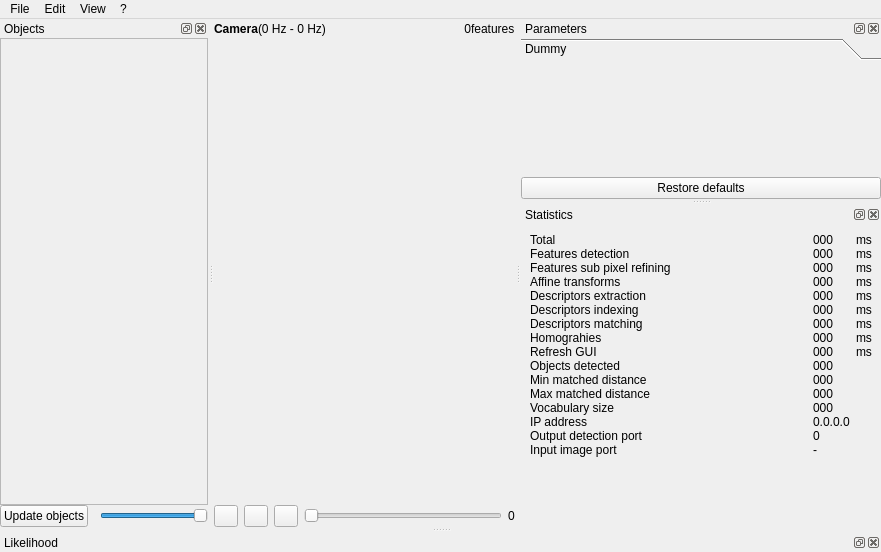
<?xml version="1.0" encoding="UTF-8"?>
<ui version="4.0">
    <class>mainWindow</class>
    <widget class="QMainWindow" name="mainWindow">
        <property name="geometry">
            <rect>
                <x>0</x>
                <y>0</y>
                <width>881</width>
                <height>552</height>
            </rect>
        </property>
        <property name="windowTitle">
            <string>Find-Object</string>
        </property>
        <property name="windowIcon">
            <iconset resource="../resources.qrc">
                <normaloff>:/images/resources/Find-Object.png</normaloff>:/images/resources/Find-Object.png
            </iconset>
        </property>
        <widget class="QWidget" name="centralwidget">
            <layout class="QVBoxLayout" name="verticalLayout_8">
                <property name="spacing">
                    <number>0</number>
                </property>
                <property name="margin">
                    <number>0</number>
                </property>
                <item>
                    <widget class="find_object::ImageDropWidget" name="imageDrop_scene" native="true">
                        <layout class="QVBoxLayout" name="verticalLayout" stretch="0,1,0">
                            <property name="spacing">
                                <number>0</number>
                            </property>
                            <property name="margin">
                                <number>0</number>
                            </property>
                            <item>
                                <layout class="QHBoxLayout" name="horizontalLayout_2">
                                    <item>
                                        <widget class="QLabel" name="label_5">
                                            <property name="font">
                                                <font>
                                                    <weight>75</weight>
                                                    <bold>true</bold>
                                                </font>
                                            </property>
                                            <property name="text">
                                                <string>Camera</string>
                                            </property>
                                        </widget>
                                    </item>
                                    <item>
                                        <widget class="QLabel" name="label_timeRefreshRate">
                                            <property name="text">
                                                <string>(0 Hz - 0 Hz)</string>
                                            </property>
                                        </widget>
                                    </item>
                                    <item>
                                        <spacer name="horizontalSpacer_2">
                                            <property name="orientation">
                                                <enum>Qt::Horizontal</enum>
                                            </property>
                                            <property name="sizeHint" stdset="0">
                                                <size>
                                                    <width>40</width>
                                                    <height>20</height>
                                                </size>
                                            </property>
                                        </spacer>
                                    </item>
                                    <item>
                                        <widget class="QLabel" name="label_detectorDescriptorType">
                                            <property name="text">
                                                <string/>
                                            </property>
                                        </widget>
                                    </item>
                                    <item>
                                        <spacer name="horizontalSpacer">
                                            <property name="orientation">
                                                <enum>Qt::Horizontal</enum>
                                            </property>
                                            <property name="sizeHint" stdset="0">
                                                <size>
                                                    <width>40</width>
                                                    <height>20</height>
                                                </size>
                                            </property>
                                        </spacer>
                                    </item>
                                    <item>
                                        <widget class="QLabel" name="label_nfeatures">
                                            <property name="text">
                                                <string>0</string>
                                            </property>
                                            <property name="alignment">
                                                <set>Qt::AlignRight|Qt::AlignTrailing|Qt::AlignVCenter</set>
                                            </property>
                                        </widget>
                                    </item>
                                    <item>
                                        <widget class="QLabel" name="label_15">
                                            <property name="text">
                                                <string>features</string>
                                            </property>
                                        </widget>
                                    </item>
                                </layout>
                            </item>
                            <item>
                                <widget class="find_object::ObjWidget" name="imageView_source" native="true"/>
                            </item>
                            <item>
                                <layout class="QHBoxLayout" name="horizontalLayout">
                                    <item>
                                        <widget class="QWidget" name="widget_controls" native="true">
                                            <layout class="QHBoxLayout" name="horizontalLayout_4">
                                                <property name="margin">
                                                    <number>0</number>
                                                </property>
                                                <item>
                                                    <widget class="QPushButton" name="pushButton_play">
                                                        <property name="sizePolicy">
                                                            <sizepolicy hsizetype="Minimum" vsizetype="Fixed">
                                                                <horstretch>0</horstretch>
                                                                <verstretch>0</verstretch>
                                                            </sizepolicy>
                                                        </property>
                                                        <property name="maximumSize">
                                                            <size>
                                                                <width>24</width>
                                                                <height>24</height>
                                                            </size>
                                                        </property>
                                                        <property name="text">
                                                            <string/>
                                                        </property>
                                                        <property name="icon">
                                                            <iconset resource="../resources.qrc">
                                                                <normaloff>
                                                                    :/images/resources/TheWorkingGroup_video_play.ico
                                                                </normaloff>
                                                                :/images/resources/TheWorkingGroup_video_play.ico
                                                            </iconset>
                                                        </property>
                                                    </widget>
                                                </item>
                                                <item>
                                                    <widget class="QPushButton" name="pushButton_pause">
                                                        <property name="maximumSize">
                                                            <size>
                                                                <width>24</width>
                                                                <height>24</height>
                                                            </size>
                                                        </property>
                                                        <property name="text">
                                                            <string/>
                                                        </property>
                                                        <property name="icon">
                                                            <iconset resource="../resources.qrc">
                                                                <normaloff>
                                                                    :/images/resources/TheWorkingGroup_video_pause.ico
                                                                </normaloff>
                                                                :/images/resources/TheWorkingGroup_video_pause.ico
                                                            </iconset>
                                                        </property>
                                                    </widget>
                                                </item>
                                                <item>
                                                    <widget class="QPushButton" name="pushButton_stop">
                                                        <property name="maximumSize">
                                                            <size>
                                                                <width>24</width>
                                                                <height>24</height>
                                                            </size>
                                                        </property>
                                                        <property name="text">
                                                            <string/>
                                                        </property>
                                                        <property name="icon">
                                                            <iconset resource="../resources.qrc">
                                                                <normaloff>
                                                                    :/images/resources/TheWorkingGroup_video_stop.ico
                                                                </normaloff>
                                                                :/images/resources/TheWorkingGroup_video_stop.ico
                                                            </iconset>
                                                        </property>
                                                    </widget>
                                                </item>
                                                <item>
                                                    <widget class="QSlider" name="horizontalSlider_frames">
                                                        <property name="focusPolicy">
                                                            <enum>Qt::ClickFocus</enum>
                                                        </property>
                                                        <property name="minimum">
                                                            <number>0</number>
                                                        </property>
                                                        <property name="orientation">
                                                            <enum>Qt::Horizontal</enum>
                                                        </property>
                                                    </widget>
                                                </item>
                                                <item>
                                                    <widget class="QLabel" name="label_frame">
                                                        <property name="text">
                                                            <string>0</string>
                                                        </property>
                                                    </widget>
                                                </item>
                                            </layout>
                                        </widget>
                                    </item>
                                </layout>
                            </item>
                        </layout>
                    </widget>
                </item>
            </layout>
        </widget>
        <widget class="QMenuBar" name="menubar">
            <property name="geometry">
                <rect>
                    <x>0</x>
                    <y>0</y>
                    <width>881</width>
                    <height>22</height>
                </rect>
            </property>
            <widget class="QMenu" name="menuFile">
                <property name="title">
                    <string>File</string>
                </property>
                <addaction name="actionLoad_session"/>
                <addaction name="actionSave_session"/>
                <addaction name="separator"/>
                <addaction name="actionLoad_objects"/>
                <addaction name="actionSave_objects"/>
                <addaction name="separator"/>
                <addaction name="actionLoad_vocabulary"/>
                <addaction name="actionSave_vocabulary"/>
                <addaction name="separator"/>
                <addaction name="actionLoad_settings"/>
                <addaction name="actionSave_settings"/>
                <addaction name="separator"/>
                <addaction name="actionExit"/>
            </widget>
            <widget class="QMenu" name="menuEdit">
                <property name="title">
                    <string>Edit</string>
                </property>
                <addaction name="actionAdd_object_from_scene"/>
                <addaction name="actionAdd_objects_from_files"/>
                <addaction name="separator"/>
                <addaction name="actionLoad_scene_from_file"/>
                <addaction name="actionCamera_from_directory_of_images"/>
                <addaction name="actionCamera_from_video_file"/>
                <addaction name="actionCamera_from_TCP_IP"/>
                <addaction name="separator"/>
                <addaction name="actionStart_camera"/>
                <addaction name="actionPause_camera"/>
                <addaction name="actionStop_camera"/>
                <addaction name="separator"/>
                <addaction name="actionRestore_all_default_settings"/>
                <addaction name="separator"/>
                <addaction name="actionRemove_all_objects"/>
            </widget>
            <widget class="QMenu" name="menuView">
                <property name="title">
                    <string>View</string>
                </property>
                <addaction name="actionHide_objects_features"/>
                <addaction name="actionShow_objects_features"/>
                <addaction name="separator"/>
            </widget>
            <widget class="QMenu" name="menu">
                <property name="title">
                    <string>?</string>
                </property>
                <addaction name="actionAbout"/>
            </widget>
            <addaction name="menuFile"/>
            <addaction name="menuEdit"/>
            <addaction name="menuView"/>
            <addaction name="menu"/>
        </widget>
        <widget class="QDockWidget" name="dockWidget_parameters">
            <property name="minimumSize">
                <size>
                    <width>360</width>
                    <height>168</height>
                </size>
            </property>
            <property name="floating">
                <bool>false</bool>
            </property>
            <property name="windowTitle">
                <string>Parameters</string>
            </property>
            <attribute name="dockWidgetArea">
                <number>2</number>
            </attribute>
            <widget class="QWidget" name="dockWidgetContents">
                <layout class="QVBoxLayout" name="verticalLayout_4">
                    <property name="spacing">
                        <number>0</number>
                    </property>
                    <property name="margin">
                        <number>0</number>
                    </property>
                    <item>
                        <widget class="find_object::ParametersToolBox" name="toolBox">
                            <property name="currentIndex">
                                <number>0</number>
                            </property>
                            <widget class="QWidget" name="page_1">
                                <property name="geometry">
                                    <rect>
                                        <x>0</x>
                                        <y>0</y>
                                        <width>348</width>
                                        <height>76</height>
                                    </rect>
                                </property>
                                <attribute name="label">
                                    <string>Dummy</string>
                                </attribute>
                                <layout class="QVBoxLayout" name="verticalLayout_5"/>
                            </widget>
                        </widget>
                    </item>
                    <item>
                        <widget class="QPushButton" name="pushButton_restoreDefaults">
                            <property name="text">
                                <string>Restore defaults</string>
                            </property>
                        </widget>
                    </item>
                </layout>
            </widget>
        </widget>
        <widget class="QDockWidget" name="dockWidget_objects">
            <property name="minimumSize">
                <size>
                    <width>208</width>
                    <height>196</height>
                </size>
            </property>
            <property name="windowTitle">
                <string>Objects</string>
            </property>
            <attribute name="dockWidgetArea">
                <number>1</number>
            </attribute>
            <widget class="QWidget" name="dockWidgetContents_2">
                <layout class="QVBoxLayout" name="verticalLayout_6">
                    <property name="margin">
                        <number>0</number>
                    </property>
                    <item>
                        <widget class="find_object::ImageDropWidget" name="imageDrop_objects" native="true">
                            <layout class="QVBoxLayout" name="verticalLayout_3">
                                <property name="spacing">
                                    <number>0</number>
                                </property>
                                <property name="margin">
                                    <number>0</number>
                                </property>
                                <item>
                                    <widget class="QScrollArea" name="objects_area">
                                        <property name="minimumSize">
                                            <size>
                                                <width>150</width>
                                                <height>0</height>
                                            </size>
                                        </property>
                                        <property name="widgetResizable">
                                            <bool>true</bool>
                                        </property>
                                        <widget class="QWidget" name="scrollAreaWidgetContents">
                                            <property name="geometry">
                                                <rect>
                                                    <x>0</x>
                                                    <y>0</y>
                                                    <width>222</width>
                                                    <height>425</height>
                                                </rect>
                                            </property>
                                            <layout class="QVBoxLayout" name="verticalLayout_objects">
                                                <property name="spacing">
                                                    <number>0</number>
                                                </property>
                                                <property name="margin">
                                                    <number>0</number>
                                                </property>
                                                <item>
                                                    <spacer name="verticalSpacer">
                                                        <property name="orientation">
                                                            <enum>Qt::Vertical</enum>
                                                        </property>
                                                        <property name="sizeHint" stdset="0">
                                                            <size>
                                                                <width>20</width>
                                                                <height>230</height>
                                                            </size>
                                                        </property>
                                                    </spacer>
                                                </item>
                                            </layout>
                                        </widget>
                                    </widget>
                                </item>
                                <item>
                                    <layout class="QHBoxLayout" name="horizontalLayout_3">
                                        <property name="spacing">
                                            <number>12</number>
                                        </property>
                                        <item>
                                            <widget class="QPushButton" name="pushButton_updateObjects">
                                                <property name="text">
                                                    <string>Update objects</string>
                                                </property>
                                            </widget>
                                        </item>
                                        <item>
                                            <widget class="QSlider" name="horizontalSlider_objectsSize">
                                                <property name="minimumSize">
                                                    <size>
                                                        <width>20</width>
                                                        <height>0</height>
                                                    </size>
                                                </property>
                                                <property name="focusPolicy">
                                                    <enum>Qt::ClickFocus</enum>
                                                </property>
                                                <property name="maximum">
                                                    <number>100</number>
                                                </property>
                                                <property name="value">
                                                    <number>100</number>
                                                </property>
                                                <property name="orientation">
                                                    <enum>Qt::Horizontal</enum>
                                                </property>
                                            </widget>
                                        </item>
                                    </layout>
                                </item>
                            </layout>
                        </widget>
                    </item>
                </layout>
            </widget>
        </widget>
        <widget class="QDockWidget" name="dockWidget_plot">
            <property name="windowTitle">
                <string>Likelihood</string>
            </property>
            <attribute name="dockWidgetArea">
                <number>8</number>
            </attribute>
            <widget class="QWidget" name="dockWidgetContents_3">
                <layout class="QVBoxLayout" name="verticalLayout_7">
                    <property name="spacing">
                        <number>0</number>
                    </property>
                    <property name="margin">
                        <number>0</number>
                    </property>
                    <item>
                        <widget class="UPlot" name="likelihoodPlot" native="true"/>
                    </item>
                </layout>
            </widget>
        </widget>
        <widget class="QDockWidget" name="dockWidget_statistics">
            <property name="windowTitle">
                <string>Statistics</string>
            </property>
            <attribute name="dockWidgetArea">
                <number>2</number>
            </attribute>
            <widget class="QWidget" name="dockWidgetContents_4">
                <layout class="QVBoxLayout" name="verticalLayout_2">
                    <item>
                        <layout class="QGridLayout" name="gridLayout" columnstretch="1,0,0">
                            <property name="horizontalSpacing">
                                <number>6</number>
                            </property>
                            <property name="verticalSpacing">
                                <number>0</number>
                            </property>
                            <item row="5" column="1">
                                <widget class="QLabel" name="label_timeIndexing">
                                    <property name="text">
                                        <string>000</string>
                                    </property>
                                </widget>
                            </item>
                            <item row="6" column="1">
                                <widget class="QLabel" name="label_timeMatching">
                                    <property name="text">
                                        <string>000</string>
                                    </property>
                                </widget>
                            </item>
                            <item row="5" column="2">
                                <widget class="QLabel" name="label_9">
                                    <property name="text">
                                        <string>ms</string>
                                    </property>
                                </widget>
                            </item>
                            <item row="6" column="2">
                                <widget class="QLabel" name="label_10">
                                    <property name="text">
                                        <string>ms</string>
                                    </property>
                                </widget>
                            </item>
                            <item row="0" column="2">
                                <widget class="QLabel" name="label_16">
                                    <property name="text">
                                        <string>ms</string>
                                    </property>
                                </widget>
                            </item>
                            <item row="12" column="0">
                                <widget class="QLabel" name="label_17">
                                    <property name="text">
                                        <string>Vocabulary size</string>
                                    </property>
                                </widget>
                            </item>
                            <item row="12" column="1">
                                <widget class="QLabel" name="label_vocabularySize">
                                    <property name="text">
                                        <string>000</string>
                                    </property>
                                </widget>
                            </item>
                            <item row="13" column="0">
                                <widget class="QLabel" name="label_18">
                                    <property name="text">
                                        <string>IP address</string>
                                    </property>
                                </widget>
                            </item>
                            <item row="14" column="0">
                                <widget class="QLabel" name="label_19">
                                    <property name="text">
                                        <string>Output detection port</string>
                                    </property>
                                </widget>
                            </item>
                            <item row="13" column="1">
                                <widget class="QLabel" name="label_ipAddress">
                                    <property name="text">
                                        <string>0.0.0.0</string>
                                    </property>
                                </widget>
                            </item>
                            <item row="14" column="1">
                                <widget class="QLabel" name="label_port">
                                    <property name="text">
                                        <string>0</string>
                                    </property>
                                </widget>
                            </item>
                            <item row="9" column="0">
                                <widget class="QLabel" name="label_20">
                                    <property name="text">
                                        <string>Objects detected</string>
                                    </property>
                                </widget>
                            </item>
                            <item row="9" column="1">
                                <widget class="QLabel" name="label_objectsDetected">
                                    <property name="text">
                                        <string>000</string>
                                    </property>
                                </widget>
                            </item>
                            <item row="7" column="1">
                                <widget class="QLabel" name="label_timeHomographies">
                                    <property name="text">
                                        <string>000</string>
                                    </property>
                                </widget>
                            </item>
                            <item row="15" column="0">
                                <widget class="QLabel" name="label_21">
                                    <property name="text">
                                        <string>Input image port</string>
                                    </property>
                                </widget>
                            </item>
                            <item row="15" column="1">
                                <widget class="QLabel" name="label_port_image">
                                    <property name="text">
                                        <string>-</string>
                                    </property>
                                </widget>
                            </item>
                            <item row="3" column="0">
                                <widget class="QLabel" name="label_22">
                                    <property name="text">
                                        <string>Affine transforms</string>
                                    </property>
                                </widget>
                            </item>
                            <item row="5" column="0">
                                <widget class="QLabel" name="label_8">
                                    <property name="text">
                                        <string>Descriptors indexing</string>
                                    </property>
                                </widget>
                            </item>
                            <item row="7" column="2">
                                <widget class="QLabel" name="label_12">
                                    <property name="text">
                                        <string>ms</string>
                                    </property>
                                </widget>
                            </item>
                            <item row="10" column="1">
                                <widget class="QLabel" name="label_minMatchedDistance">
                                    <property name="text">
                                        <string>000</string>
                                    </property>
                                </widget>
                            </item>
                            <item row="10" column="0">
                                <widget class="QLabel" name="label_13">
                                    <property name="text">
                                        <string>Min matched distance</string>
                                    </property>
                                </widget>
                            </item>
                            <item row="11" column="0">
                                <widget class="QLabel" name="label_14">
                                    <property name="text">
                                        <string>Max matched distance</string>
                                    </property>
                                </widget>
                            </item>
                            <item row="11" column="1">
                                <widget class="QLabel" name="label_maxMatchedDistance">
                                    <property name="text">
                                        <string>000</string>
                                    </property>
                                </widget>
                            </item>
                            <item row="7" column="0">
                                <widget class="QLabel" name="label_11">
                                    <property name="text">
                                        <string>Homograhies</string>
                                    </property>
                                </widget>
                            </item>
                            <item row="4" column="0">
                                <widget class="QLabel" name="label_2">
                                    <property name="text">
                                        <string>Descriptors extraction</string>
                                    </property>
                                </widget>
                            </item>
                            <item row="1" column="2">
                                <widget class="QLabel" name="label_3">
                                    <property name="text">
                                        <string>ms</string>
                                    </property>
                                </widget>
                            </item>
                            <item row="4" column="1">
                                <widget class="QLabel" name="label_timeExtraction">
                                    <property name="text">
                                        <string>000</string>
                                    </property>
                                </widget>
                            </item>
                            <item row="4" column="2">
                                <widget class="QLabel" name="label_4">
                                    <property name="text">
                                        <string>ms</string>
                                    </property>
                                </widget>
                            </item>
                            <item row="1" column="0">
                                <widget class="QLabel" name="label">
                                    <property name="text">
                                        <string>Features detection</string>
                                    </property>
                                </widget>
                            </item>
                            <item row="1" column="1">
                                <widget class="QLabel" name="label_timeDetection">
                                    <property name="text">
                                        <string>000</string>
                                    </property>
                                </widget>
                            </item>
                            <item row="6" column="0">
                                <widget class="QLabel" name="label_7">
                                    <property name="text">
                                        <string>Descriptors matching</string>
                                    </property>
                                </widget>
                            </item>
                            <item row="0" column="0">
                                <widget class="QLabel" name="label_6">
                                    <property name="text">
                                        <string>Total</string>
                                    </property>
                                </widget>
                            </item>
                            <item row="0" column="1">
                                <widget class="QLabel" name="label_timeTotal">
                                    <property name="text">
                                        <string>000</string>
                                    </property>
                                </widget>
                            </item>
                            <item row="3" column="1">
                                <widget class="QLabel" name="label_timeSkewAffine">
                                    <property name="text">
                                        <string>000</string>
                                    </property>
                                </widget>
                            </item>
                            <item row="3" column="2">
                                <widget class="QLabel" name="label_23">
                                    <property name="text">
                                        <string>ms</string>
                                    </property>
                                </widget>
                            </item>
                            <item row="8" column="0">
                                <widget class="QLabel" name="label_24">
                                    <property name="text">
                                        <string>Refresh GUI</string>
                                    </property>
                                </widget>
                            </item>
                            <item row="8" column="1">
                                <widget class="QLabel" name="label_timeRefreshGUI">
                                    <property name="text">
                                        <string>000</string>
                                    </property>
                                </widget>
                            </item>
                            <item row="8" column="2">
                                <widget class="QLabel" name="label_25">
                                    <property name="text">
                                        <string>ms</string>
                                    </property>
                                </widget>
                            </item>
                            <item row="2" column="0">
                                <widget class="QLabel" name="label_26">
                                    <property name="text">
                                        <string>Features sub pixel refining</string>
                                    </property>
                                </widget>
                            </item>
                            <item row="2" column="1">
                                <widget class="QLabel" name="label_timeSubPix">
                                    <property name="text">
                                        <string>000</string>
                                    </property>
                                </widget>
                            </item>
                            <item row="2" column="2">
                                <widget class="QLabel" name="label_27">
                                    <property name="text">
                                        <string>ms</string>
                                    </property>
                                </widget>
                            </item>
                        </layout>
                    </item>
                    <item>
                        <spacer name="verticalSpacer_2">
                            <property name="orientation">
                                <enum>Qt::Vertical</enum>
                            </property>
                            <property name="sizeHint" stdset="0">
                                <size>
                                    <width>20</width>
                                    <height>40</height>
                                </size>
                            </property>
                        </spacer>
                    </item>
                </layout>
            </widget>
        </widget>
        <action name="actionExit">
            <property name="text">
                <string>Exit</string>
            </property>
        </action>
        <action name="actionAdd_object_from_scene">
            <property name="text">
                <string>Add object from scene...</string>
            </property>
        </action>
        <action name="actionStart_camera">
            <property name="text">
                <string>Start camera</string>
            </property>
        </action>
        <action name="actionStop_camera">
            <property name="text">
                <string>Stop camera</string>
            </property>
        </action>
        <action name="actionSave_objects">
            <property name="text">
                <string>Save objects...</string>
            </property>
        </action>
        <action name="actionLoad_objects">
            <property name="text">
                <string>Load objects...</string>
            </property>
        </action>
        <action name="actionAbout">
            <property name="text">
                <string>About...</string>
            </property>
        </action>
        <action name="actionRestore_all_default_settings">
            <property name="text">
                <string>Restore all default settings</string>
            </property>
        </action>
        <action name="actionAdd_objects_from_files">
            <property name="text">
                <string>Add objects from files...</string>
            </property>
        </action>
        <action name="actionLoad_scene_from_file">
            <property name="text">
                <string>Camera from single file...</string>
            </property>
        </action>
        <action name="actionPause_camera">
            <property name="text">
                <string>Pause camera</string>
            </property>
        </action>
        <action name="actionCamera_from_video_file">
            <property name="checkable">
                <bool>true</bool>
            </property>
            <property name="text">
                <string>Camera from video file...</string>
            </property>
        </action>
        <action name="actionRemove_all_objects">
            <property name="text">
                <string>Remove all objects</string>
            </property>
        </action>
        <action name="actionCamera_from_directory_of_images">
            <property name="checkable">
                <bool>true</bool>
            </property>
            <property name="text">
                <string>Camera from directory of images...</string>
            </property>
        </action>
        <action name="actionSave_settings">
            <property name="text">
                <string>Save settings...</string>
            </property>
        </action>
        <action name="actionLoad_settings">
            <property name="text">
                <string>Load settings...</string>
            </property>
        </action>
        <action name="actionCamera_from_TCP_IP">
            <property name="checkable">
                <bool>true</bool>
            </property>
            <property name="text">
                <string>Camera from TCP/IP...</string>
            </property>
        </action>
        <action name="actionLoad_session">
            <property name="text">
                <string>Load session...</string>
            </property>
        </action>
        <action name="actionSave_session">
            <property name="text">
                <string>Save session...</string>
            </property>
        </action>
        <action name="actionHide_objects_features">
            <property name="text">
                <string>Hide objects features</string>
            </property>
        </action>
        <action name="actionShow_objects_features">
            <property name="text">
                <string>Show objects features</string>
            </property>
        </action>
        <action name="actionLoad_vocabulary">
            <property name="text">
                <string>Load vocabulary...</string>
            </property>
        </action>
        <action name="actionSave_vocabulary">
            <property name="text">
                <string>Save vocabulary...</string>
            </property>
        </action>
    </widget>
    <customwidgets>
        <customwidget>
            <class>find_object::ObjWidget</class>
            <extends>QWidget</extends>
            <header>find_object/ObjWidget.h</header>
            <container>1</container>
        </customwidget>
        <customwidget>
            <class>find_object::ParametersToolBox</class>
            <extends>QToolBox</extends>
            <header>ParametersToolBox.h</header>
            <container>1</container>
        </customwidget>
        <customwidget>
            <class>UPlot</class>
            <extends>QWidget</extends>
            <header>utilite/UPlot.h</header>
            <container>1</container>
        </customwidget>
        <customwidget>
            <class>find_object::ImageDropWidget</class>
            <extends>QWidget</extends>
            <header>ImageDropWidget.h</header>
            <container>1</container>
        </customwidget>
    </customwidgets>
    <resources>
        <include location="../resources.qrc"/>
    </resources>
    <connections/>
</ui>
